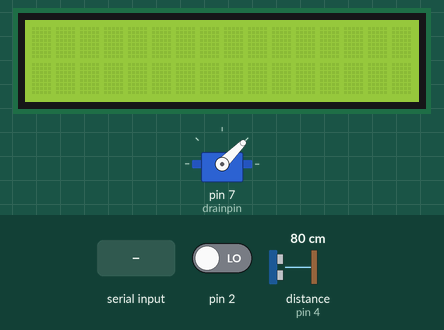
A sketch run on a simulated Arduino Uno, built with avr-gcc and run on an emulated ATmega328P. Parts: 16×2 character LCD, servo. Wiring (inferred from the names in the program): ultrasonic range finder: trigger pin 3; echo pin 4. The inputs (shaded band) are chosen by the test bench; at power-on: pin 2 LOW, distance to the obstacle (sensor on pin 4) 80 cm. The echo pulse lasts 58.3 µs per cm; what the sketch prints to the serial monitor is not drawn.

Above: at 1.3 s.
1.4 s: "90,45\n" received over Serial
At 3.7 s:
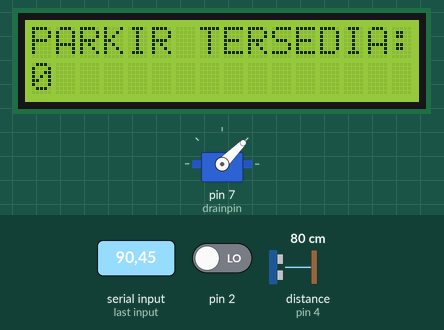
4.0 s: "30,150\n" received over Serial
At 4.8 s:
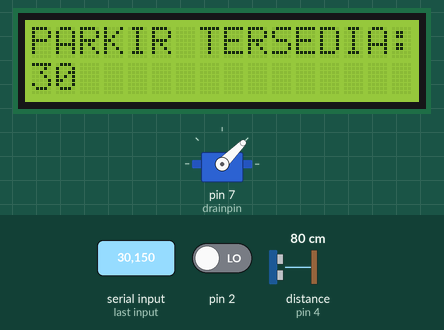
Timing chart, 0 to 7.0 s (numbered marks = the images above; inputs shaded):
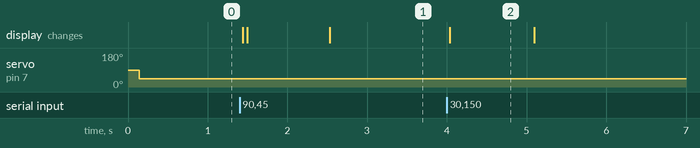

Measured:
- after the input at 1.4 s, the display: first changes at once (image 1 shows a later state)
- after the input at 4.0 s, the display: changes at once (image 2)
- what the display in image 2 shows lasts 1.1 s, from 4.0 s to 5.1 s

The sketch:

code.ino
```cpp
#include <Servo.h>
#include <Wire.h>
#include <LiquidCrystal_I2C.h>
Servo drain;
LiquidCrystal_I2C lcd(0x27,16,2);


int trig = 3;
int echo = 4;
float jarak;
long durasi;
bool open = false;
bool pressed = false;
int setd = 30;

int drainpin = 7;


int buttonState = 0;


void setup()
{
  lcd.init();                      // initialize the lcd
  lcd.init();


  drain.attach(drainpin);
  pinMode(2, INPUT);

  pinMode(trig, OUTPUT);
  pinMode(echo, INPUT);

  Serial.begin(9600);
}


void loop() {

  lcd.backlight();


  digitalWrite(trig, LOW);
  delayMicroseconds(5);
  digitalWrite(trig, HIGH);
  delayMicroseconds(5);
  digitalWrite(trig, LOW);
  delayMicroseconds(5);

  durasi = pulseIn(echo, HIGH);
  jarak = (durasi / 2) / 29.1;
  Serial.println(jarak);

{
  buttonState = digitalRead(2);
  if (buttonState == HIGH and jarak < setd) {
      open = true;
      pressed = true;
    }
  else if (buttonState == HIGH and jarak > setd)
  {
    open = false;
  }
  else if (buttonState == LOW and jarak < setd and open == true and pressed == true)
  {
   open = true;
   delay(3000) ;
  }
  else if (buttonState == LOW and jarak < setd and open == false)
  {
   open = false;
  }
  else
  {
   open = false;
   pressed = false;
  }

  if (open == true) {
    drain.write(135);
    if (Serial.available()) {
      int data = Serial.parseInt();
      Serial.println(data);
      if (data > 99){
        lcd.setCursor(0, 0);
        lcd.print("PARKIR ANDA:     ");
        lcd.setCursor(0, 1);
        lcd.print(data % 99);
        lcd.print("                ");
      }
  }
  }
  else {

    drain.write(45);

    if (Serial.available() > 0) {
      int numFree = Serial.parseInt();  // menerima data jumlah tempat parkir kosong dari Python
      Serial.println(numFree);
      if (numFree < 99){
        lcd.setCursor(0, 0);
        lcd.print("PARKIR TERSEDIA: ");
        lcd.setCursor(0, 1);
        lcd.print(numFree);
        lcd.print("                ");
      }
  }
  }


    delay(5);
  }
  Serial.println(open);
}
```
